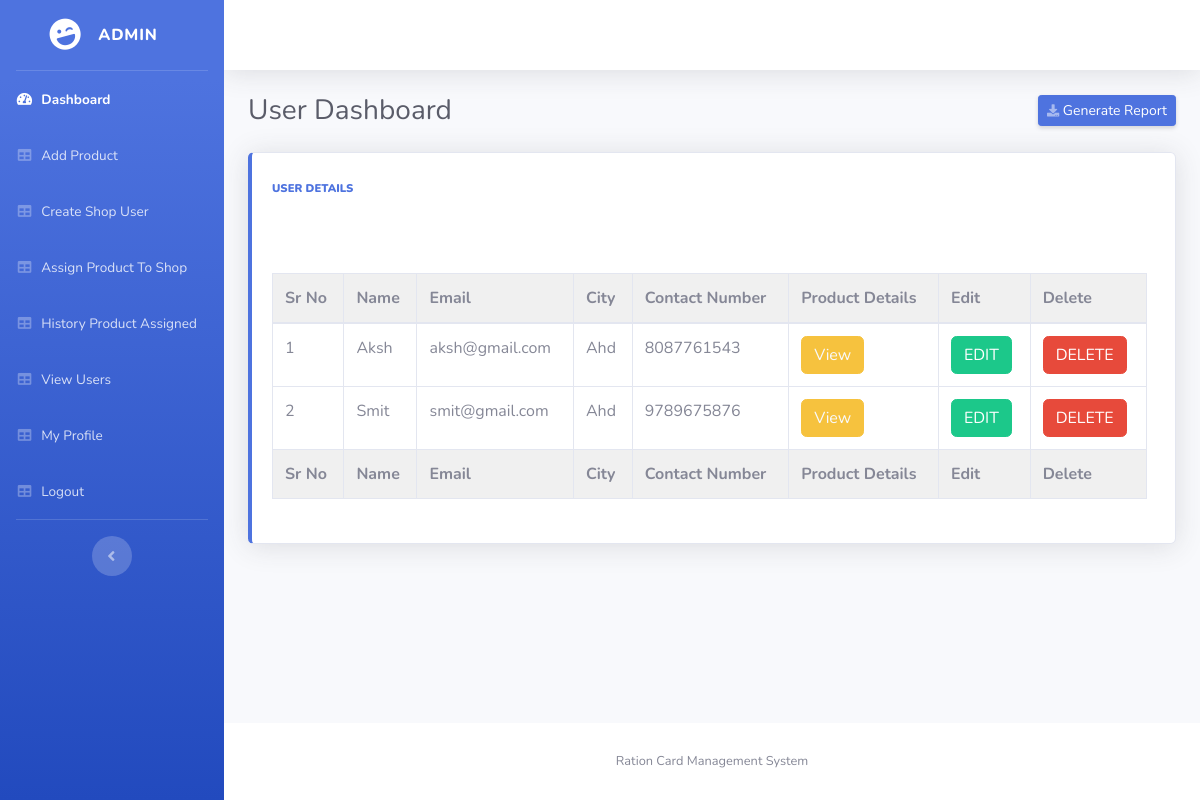
The app's page /view_users.php with its own data.
### tables this page shows
CREATE TABLE `customer_registeration` (
  `customer_id` int(11) NOT NULL,
  `c_name` varchar(255) NOT NULL,
  `c_email` varchar(255) NOT NULL,
  `c_password` varchar(255) NOT NULL,
  `c_mobile_no` bigint(20) NOT NULL,
  `ration_number` double NOT NULL,
  `aadhar_number` bigint(20) NOT NULL,
  `c_city` varchar(255) NOT NULL
);

### view_users.php (the view, shortened to what this page needs)
<?php include "user_includes/header.php" ;?>
        <div class="container-fluid">
          <div class="d-sm-flex align-items-center justify-content-between mb-4">
            <h1 class="h3 mb-0 text-gray-800">User Dashboard</h1>
            <a href="#" class="d-none d-sm-inline-block btn btn-sm btn-primary shadow-sm"><i class="fas fa-download fa-sm text-white-50"></i> Generate Report</a>
          </div>
          <div class="row">
            <div class="col-lg-12 mb-4">
              <div class="card border-left-primary shadow h-100 py-2">
                <div class="card-body">
                  <div class="row no-gutters align-items-center">
                    <div class="col mr-2">
                      <div class="text-xs font-weight-bold text-primary text-uppercase mb-1">
                      <b>
                      User Details
                      </b></div>
                      <br>
    <br>
            <br>
            <table  class="table table-bordered" id="dataTable" width="100%" cellspacing="0">
            <thead>
            <tr>
                        <th>
                            Sr No
                        </th>
                        <th>
                             Name
                        </th>
                        <th>
                            Email
                        </th>
                        <th>
                             City
                        </th>
                        <th>
                            Contact Number
                        </th>
                        <th>
                            Product Details
                        </th>
                        <th>
                            Edit
                        </th>
                        <th>
                            Delete
                        </th>
                    </tr>
            </thead>
            <tfoot>
            <tr>
                        <th>
                            Sr No
                        </th>
                        <th>
                             Name
                        </th>
                        <th>
                            Email
                        </th>
                        <th>
                             City
                        </th>
                        <th>
                             Contact Number
                        </th>
                        <th>
                            Product Details
                        </th>
                        <th>
                            Edit
                        </th>
                        <th>
                            Delete
                        </th>
                    </tr>
            </tfoot>
            <tbody>
                    <?php
                    $query  = "SELECT * FROM customer_registeration";
                    $result = mysqli_query($connection,$query);
                    if($result)
                    {
                        $i=1;
                        while($row=mysqli_fetch_assoc($result))
                        {
                            $id = $row['customer_id'];
                            $name=$row['c_name'];
                            $city=$row['c_city'];
                            $mobile=$row['c_mobile_no'];
                            $email=$row['c_email'];
                    ?>
                        <tr>
                            <td>
                            <?php echo $i  ?>
                            </td>
                            <td>
                                <?php echo $name  ?>
                            </td>
                            <td>
                                <?php echo $email  ?>
                            </td>
                            <td>
                                <?php echo $city  ?>
                            </td><td>
                                <?php echo $mobile  ?>
                            </td><td>
                            <a class="btn btn-warning text-light" href="view_user_product_details.php?emp_id=<?php echo $id;?>" >
                                View
                                </a>
                            </td>
                            <td>
<button type="button" class="btn btn-success" data-toggle="modal" data-target="#exampleModal<?php echo $id; ?> ">
  EDIT
</button>
                            </td>
      </div>
    </div>
  </div>
</div>
<td>
<button type="button" class="btn btn-danger" data-toggle="modal" data-target="#deleteModal<?php echo $id; ?> ">
DELETE
</button>
</div>
                    <?php
                        $i++;
                        }
                    }
            ?>
  <?php include "user_includes/footer.php" ;?>

### user_includes/header.php (style rules this page uses)
thead,tfoot { background-color:rgb(240, 240, 240); }

### records on screen
customer_registeration: c_name "Aksh", c_email "aksh@gmail.com", c_city "Ahd", c_mobile_no "8087761543"
customer_registeration: c_name "Smit", c_email "smit@gmail.com", c_city "Ahd", c_mobile_no "9789675876"
